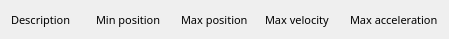
<?xml version="1.0" encoding="UTF-8"?>
<ui version="4.0">
 <class>EFrame</class>
 <widget class="QEFrame" name="EFrame">
  <property name="geometry">
   <rect>
    <x>0</x>
    <y>0</y>
    <width>449</width>
    <height>39</height>
   </rect>
  </property>
  <property name="windowTitle">
   <string>EFrame</string>
  </property>
  <layout class="QVBoxLayout" name="verticalLayout">
   <item>
    <layout class="QHBoxLayout" name="horizontalLayout">
     <item>
      <widget class="QELabel" name="qelabel_9">
       <property name="sizePolicy">
        <sizepolicy hsizetype="Fixed" vsizetype="Expanding">
         <horstretch>0</horstretch>
         <verstretch>0</verstretch>
        </sizepolicy>
       </property>
       <property name="minimumSize">
        <size>
         <width>0</width>
         <height>0</height>
        </size>
       </property>
       <property name="maximumSize">
        <size>
         <width>105</width>
         <height>16777215</height>
        </size>
       </property>
       <property name="font">
        <font>
         <family>Abyssinica SIL</family>
         <pointsize>8</pointsize>
        </font>
       </property>
       <property name="indent">
        <number>0</number>
       </property>
       <property name="variable" stdset="0">
        <string>$(DMC)$(M$(ROW)).DESC</string>
       </property>
       <property name="text">
        <string>Description</string>
       </property>
      </widget>
     </item>
     <item>
      <widget class="QELabel" name="qelabel_5">
       <property name="sizePolicy">
        <sizepolicy hsizetype="Fixed" vsizetype="Expanding">
         <horstretch>0</horstretch>
         <verstretch>0</verstretch>
        </sizepolicy>
       </property>
       <property name="minimumSize">
        <size>
         <width>0</width>
         <height>0</height>
        </size>
       </property>
       <property name="maximumSize">
        <size>
         <width>105</width>
         <height>16777215</height>
        </size>
       </property>
       <property name="font">
        <font>
         <family>Abyssinica SIL</family>
         <pointsize>8</pointsize>
        </font>
       </property>
       <property name="indent">
        <number>0</number>
       </property>
       <property name="variable" stdset="0">
        <string>$(DMC)Prof1:M$(ROW)MinPosition</string>
       </property>
       <property name="text">
        <string>Min position</string>
       </property>
      </widget>
     </item>
     <item>
      <widget class="QELabel" name="qelabel_6">
       <property name="sizePolicy">
        <sizepolicy hsizetype="Fixed" vsizetype="Expanding">
         <horstretch>0</horstretch>
         <verstretch>0</verstretch>
        </sizepolicy>
       </property>
       <property name="minimumSize">
        <size>
         <width>0</width>
         <height>0</height>
        </size>
       </property>
       <property name="maximumSize">
        <size>
         <width>105</width>
         <height>16777215</height>
        </size>
       </property>
       <property name="font">
        <font>
         <family>Abyssinica SIL</family>
         <pointsize>8</pointsize>
        </font>
       </property>
       <property name="indent">
        <number>0</number>
       </property>
       <property name="variable" stdset="0">
        <string>$(DMC)Prof1:M$(ROW)MaxPosition</string>
       </property>
       <property name="text">
        <string>Max position</string>
       </property>
      </widget>
     </item>
     <item>
      <widget class="QELabel" name="qelabel_7">
       <property name="sizePolicy">
        <sizepolicy hsizetype="Fixed" vsizetype="Expanding">
         <horstretch>0</horstretch>
         <verstretch>0</verstretch>
        </sizepolicy>
       </property>
       <property name="minimumSize">
        <size>
         <width>0</width>
         <height>0</height>
        </size>
       </property>
       <property name="maximumSize">
        <size>
         <width>105</width>
         <height>16777215</height>
        </size>
       </property>
       <property name="font">
        <font>
         <family>Abyssinica SIL</family>
         <pointsize>8</pointsize>
        </font>
       </property>
       <property name="indent">
        <number>0</number>
       </property>
       <property name="variable" stdset="0">
        <string>$(DMC)Prof1:M$(ROW)MaxVelocity</string>
       </property>
       <property name="text">
        <string>Max velocity</string>
       </property>
      </widget>
     </item>
     <item>
      <widget class="QELabel" name="qelabel_8">
       <property name="sizePolicy">
        <sizepolicy hsizetype="Fixed" vsizetype="Expanding">
         <horstretch>0</horstretch>
         <verstretch>0</verstretch>
        </sizepolicy>
       </property>
       <property name="minimumSize">
        <size>
         <width>0</width>
         <height>0</height>
        </size>
       </property>
       <property name="maximumSize">
        <size>
         <width>105</width>
         <height>16777215</height>
        </size>
       </property>
       <property name="font">
        <font>
         <family>Abyssinica SIL</family>
         <pointsize>8</pointsize>
        </font>
       </property>
       <property name="indent">
        <number>0</number>
       </property>
       <property name="variable" stdset="0">
        <string>$(DMC)Prof1:M$(ROW)MaxAcceleration</string>
       </property>
       <property name="text">
        <string>Max acceleration</string>
       </property>
      </widget>
     </item>
    </layout>
   </item>
  </layout>
 </widget>
 <customwidgets>
  <customwidget>
   <class>QELabel</class>
   <extends>QLabel</extends>
   <header>QELabel.h</header>
  </customwidget>
  <customwidget>
   <class>QEFrame</class>
   <extends>QFrame</extends>
   <header>QEFrame.h</header>
   <container>1</container>
  </customwidget>
 </customwidgets>
 <resources/>
 <connections/>
</ui>
